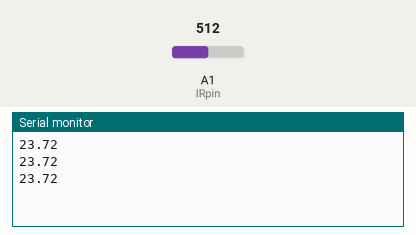
Simulated run of this sketch. Board: Arduino Uno, built with avr-gcc and run on an emulated ATmega328P. Parts: the last lines printed to the serial monitor. Inputs (shaded band) come from the test bench; at power-on: A1 (IRpin) = 512.

Above: at 1.3 s.
1.4 s: A1 (IRpin) set to 0
At 1.9 s:
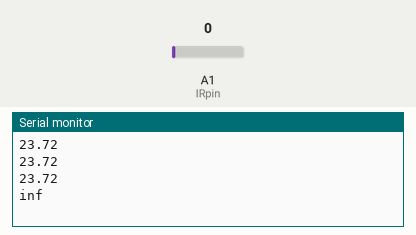
3.5 s: A1 (IRpin) set to 122
At 3.9 s:
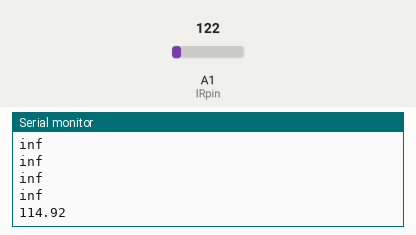

Measured:
- after the input at 1.4 s, the serial monitor: prints a new line after 0.10 s (image 1)
- after the input at 3.5 s, the serial monitor: prints a new line at once (image 2)

The sketch:

sketch_feb04a.ino
```cpp
int IRpin = 1;                                    // analog pin for reading the IR sensor

void setup() {
  Serial.begin(9600);                             // start the serial port
}

void loop() {
  float in = analogRead(IRpin);
  float volts = in *0.0048828125;   // value from sensor * (5/1024) - if running 3.3.volts then change 5 to 3.3
  float distance = 65*pow(volts, -1.10);          // worked out from graph 65 = theretical distance / (1/Volts)S - luckylarry.co.uk
  Serial.println(distance);                       // print the distance
  delay(500);                                     // arbitary wait time.
}
```
